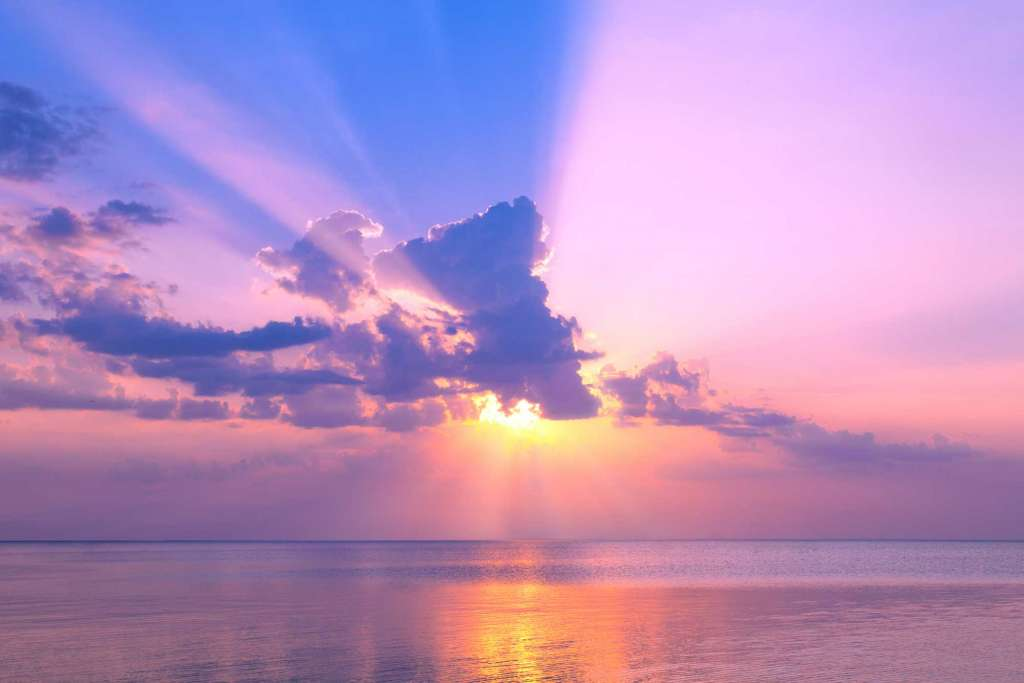
#> input picture sky.jpg, 1024 x 683 px
$ jupyter execute --allow-errors masking.ipynb
#> lines starting #> are read from the running program, lines starting #| are printed output that depends on the picture; after the words box and inside, x2 and y2 are one past the last pixel; in counts of white or black regions, pixels touching at a corner belong together
[cell 1]
import cv2
import numpy as np
import matplotlib.pyplot as plt

[cell 2]
sky_bg = cv2.imread('sky.jpg')
#> sky_bg is the input picture: shape (683, 1024, 3); mean B, G, R 192, 142.8, 180.1
image2 = cv2.imread('flower2.jpg')
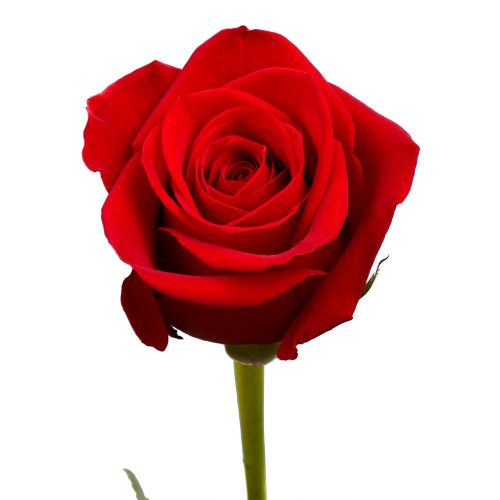
#> input picture flower2.jpg, 1000 x 1000 px (shown at 1/2 size)
#> image2 is the input picture: shape (1000, 1000, 3); mean B, G, R 172.9, 172.5, 221.7
#> (the rest of this cell did not finish here and is left out)

[cell 3]
lv = np.array([0, 0, 0]) #this value for the RGB image if you want to mask in grayscale then you have to pass only one value.
hv = np.array([220, 220, 220])
mask = cv2.inRange(image2, lv, hv)
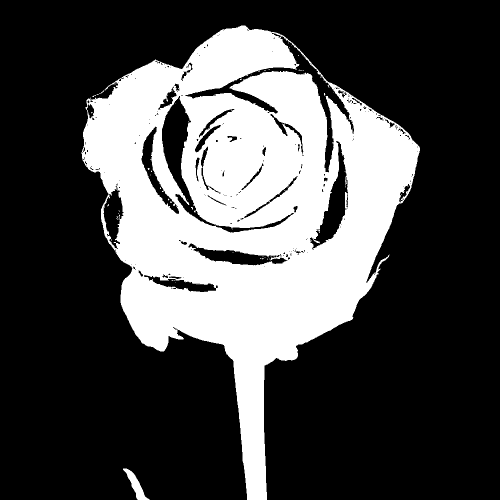
#> mask: shape (1000, 1000) (shown at 1/2 size); 29.3% white; 59 white regions (57 under 20 px), largest, box (x1, y1, x2, y2) and area: (163, 51, 840, 1000) 291896, (246, 937, 299, 1000) 1054
plt.imshow(mask, cmap = 'gray')
plt.show()

[cell 4]
masked_img = image2.copy()
masked_img[mask!=255] = [0, 0, 0]
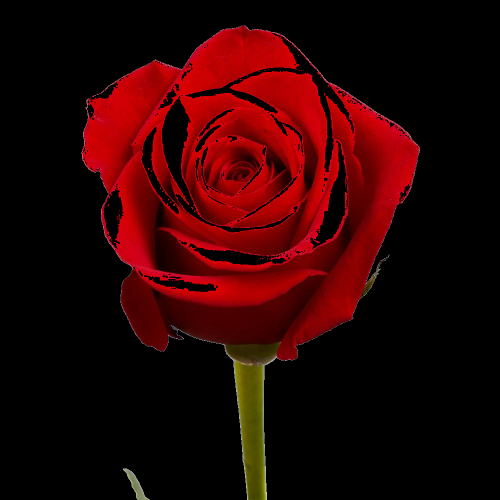
#> masked_img: shape (1000, 1000, 3) (shown at 1/2 size); mean B, G, R 2.2, 2.4, 42.5
plt.imshow(masked_img)
plt.show()

[cell 5]
masked_img.shape
#> Out = (1000, 1000, 3)

[cell 6]
sky_bg.shape
#> Out = (683, 1024, 3)

[cell 7]
resize = cv2.resize(sky_bg, (1000, 1000))
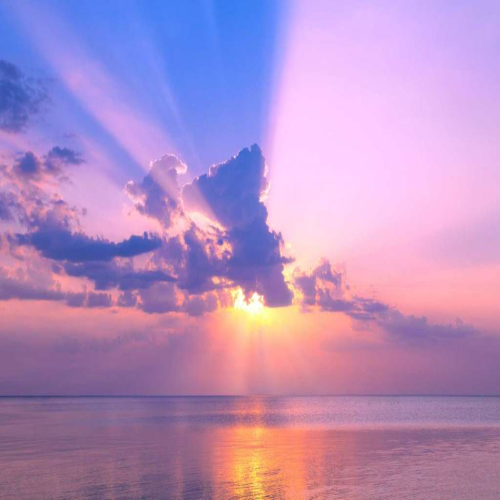
#> resize: shape (1000, 1000, 3) (shown at 1/2 size); mean B, G, R 191.9, 142.7, 180

[cell 8]
masked_img.shape, resize.shape
#> Out = ((1000, 1000, 3), (1000, 1000, 3))

[cell 9]
bg_cpy = resize.copy()
bg_cpy[mask == [255]] = [0, 0, 0]
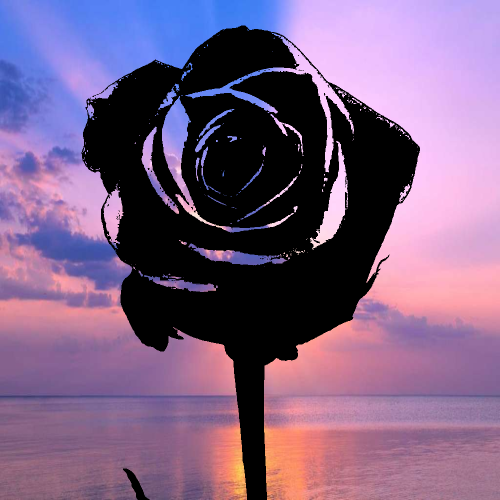
#> bg_cpy: shape (1000, 1000, 3) (shown at 1/2 size); mean B, G, R 130.8, 96, 123.6
plt.imshow(bg_cpy)
plt.show()

[cell 10]
bg_cpy.shape, resize.shape
#> Out = ((1000, 1000, 3), (1000, 1000, 3))

[cell 11]
final = masked_img + resize
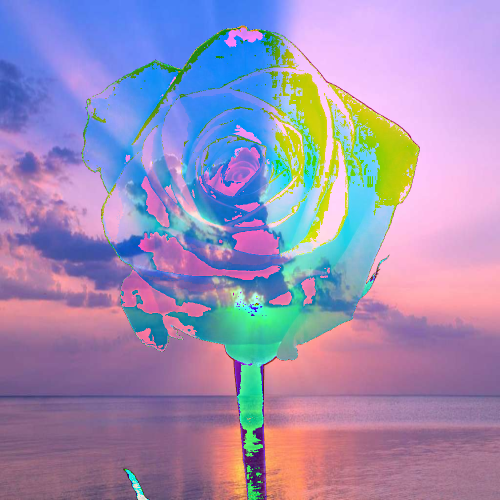
#> final: shape (1000, 1000, 3) (shown at 1/2 size); mean B, G, R 181.8, 143.1, 156.9
plt.imshow(final)
plt.show()
